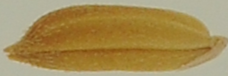
#> input picture BC-15/Negative/DSC6476_idx15.png, 228 x 76 px
$ jupyter execute --allow-errors rice_classifcation.ipynb   (older library calls are emulated)
#> lines starting #> are read from the running program, lines starting #| are printed output that depends on the picture; after the words box and inside, x2 and y2 are one past the last pixel; in counts of white or black regions, pixels touching at a corner belong together
[cell 1]
import numpy as np
import cv2
import pandas as pd
from skimage.feature import local_binary_pattern, graycomatrix, graycoprops
from math import sqrt
import os
from tqdm import tqdm
import mahotas

[cell 2]
# [10 lines left out: function lbp_feature, not called in this run]

[cell 3]
def texture_feature(image):
    gray_img = cv2.cvtColor(image, cv2.COLOR_BGR2GRAY)
    hist = cv2.calcHist([gray_img],[0],None, [256], [0,256])
    hist = hist/hist.sum()

    intensities = np.arange(256)
    mean = np.sum(intensities * hist.flatten())
    std = np.sqrt(np.sum((intensities-mean)**2 *hist.flatten()))
    uniformity = np.sum(hist.flatten()**2)
    third_moment = np.sum((intensities-mean)**3 * hist.flatten())
    return {
        "texture_mean": mean,
        "texture_std": std,
        "texture_uniformity": uniformity,
        "texture_third_moment": third_moment
    }

[cell 4]
# [11 lines left out: function color_feature, not called in this run]

[cell 5]
def zernike_feature(image, degree=7):
    """
    Compute Zernike moments of the largest object in the image.

    Parameters:
      image: input image (BGR or grayscale)
      degree: maximum degree (order) for Zernike moments computation

    Returns:
      A numpy array containing the Zernike moments.
    """
    if len(image.shape) > 2:
        image = cv2.cvtColor(image, cv2.COLOR_BGR2GRAY)

    blur = cv2.GaussianBlur(image, (3, 3), 0)
    threshold, new_img = cv2.threshold(blur, 0, 255, cv2.THRESH_BINARY_INV + cv2.THRESH_OTSU)
    contours, _ = cv2.findContours(new_img, cv2.RETR_EXTERNAL, cv2.CHAIN_APPROX_SIMPLE)
    contour = max(contours, key=cv2.contourArea)

    mask = np.zeros(new_img.shape, dtype=np.uint8)
    cv2.drawContours(mask, [contour], -1, 255, -1)  # fill the contour
    # Convert mask to binary (values 0 and 1) for mahotas
    binary_mask = (mask > 0).astype(np.uint8)


    (x_center, y_center), radius = cv2.minEnclosingCircle(contour)

    radius = int(np.ceil(radius))


    x_center = int(x_center)
    y_center = int(y_center)
    x1 = max(x_center - radius, 0)
    y1 = max(y_center - radius, 0)
    x2 = x_center + radius
    y2 = y_center + radius

    # Adjust if the region goes beyond image borders
    cropped_mask = binary_mask[y1:y2, x1:x2]

    # Ensure the cropped mask is square; if not, pad accordingly.
    h, w = cropped_mask.shape
    if h != w:
        size = max(h, w)
        square_mask = np.zeros((size, size), dtype=np.uint8)
        # Compute padding offsets
        y_offset = (size - h) // 2
        x_offset = (size - w) // 2
        square_mask[y_offset:y_offset+h, x_offset:x_offset+w] = cropped_mask
    else:
        square_mask = cropped_mask

    # Now compute the Zernike moments. The function requires the radius (in pixels) of the circle.
    # Here, we choose the radius as half the size of the square mask.
    effective_radius = square_mask.shape[0] // 2
    zernike_moments = mahotas.features.zernike_moments(square_mask, effective_radius, degree)

    return {f'zernike_{i}': zernike_moments[i] for i in range(len(zernike_moments))}

[cell 6]
# [26 lines left out: function color_structure_descriptor, not called in this run]

[cell 7]
# [11 lines left out: function hu_moments, not called in this run]

[cell 8]
# [33 lines left out: function basic_feature, not called in this run]

[cell 9]
# [19 lines left out: function compute_glcm_descriptor, not called in this run]

[cell 10]
# [51 lines left out: functions create_gabor_filter, compute_gist_descriptor, not called in this run]

[cell 11]
def extract_all_features(image):
    features = {}

    # lbp_hist = lbp_feature(image)
    # features.update(lbp_hist)

    texture_features = texture_feature(image)
    features.update(texture_features)

    # hu_moments_features = hu_moments(image)
    # features.update(hu_moments_features)

    zernike_moment_features = zernike_feature(image)
    features.update(zernike_moment_features)

    color_features = color_feature(image)
    features.update(color_features)

    shape_features = basic_feature(image)
    if shape_features is not None:
        features.update(shape_features)

    # [9 lines of commented-out code are left out]

    return features


def process_directory(base_path):
    all_data = []
    image_paths = []

    for root, dirs, files in os.walk(base_path):
        for file in files:
            if file.endswith(('.png', '.jpg', '.jpeg')):
                label = 0 if 'Negative' in root else 1
                image_paths.append((os.path.join(root, file), label))

    for image_path, label in tqdm(image_paths, desc="Processing Images"):
        image = cv2.imread(image_path)
        if image is None:
            continue

        features = extract_all_features(image)
        features["Label"] = label

        all_data.append(features)

    df = pd.DataFrame(all_data)

    return df

[cell 12]
base_path = r'/home/duyle/Rice_photos/BC-15'
#> (the rest of this cell did not finish here and is left out)

#> in process_directory, image is the input picture: shape (76, 228, 3); mean B, G, R 85.4, 140.2, 164.9
#> in texture_feature, `gray_img = cv2.cvtColor(image, cv2.COLOR_BGR2GRAY)`:
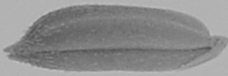
#> gray_img: shape (76, 228); min 78, max 192, mean 141.3
#> in texture_feature, `hist = cv2.calcHist([gray_img],[0],None, [256], [0,256])`: hist = 256 values, max 2177 at index 178, min 0 at index 0, mean 67.69
#> in texture_feature, `hist = hist/hist.sum()`: hist = 256 values, max 0.126 at index 178, min 0 at index 0, mean 0.00391
#> in texture_feature, `mean = np.sum(intensities * hist.flatten())`: mean = 141.3
#> in texture_feature, `std = np.sqrt(np.sum((intensities-mean)**2 *hist.flatten()))`: std = 27.97
#> in texture_feature, `uniformity = np.sum(hist.flatten()**2)`: uniformity = 0.0344
#> in texture_feature, `third_moment = np.sum((intensities-mean)**3 * hist.flatten())`: third_moment = 6367.7
#> in extract_all_features, `texture_features = texture_feature(image)`: texture_features = {'texture_mean': 141.3, 'texture_std': 27.97, 'texture_uniformity': 0.0344, 'texture_third_moment': 6367.7}
#> in zernike_feature, `threshold, new_img = cv2.threshold(blur, 0, 255, cv2.THRESH_BINARY_INV..`:
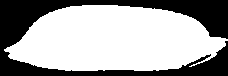
#> new_img: shape (76, 228); 64% white; 1 black region
#> in zernike_feature, `threshold, new_img = cv2.threshold(blur, 0, 255, cv2.THRESH_BINARY_INV..`: threshold = 148
#> in zernike_feature, `contours, _ = cv2.findContours(new_img, cv2.RETR_EXTERNAL, cv2.CHAIN_A..`: contours = 1 contour; box (x1, y1, x2, y2) and area: (4, 5, 228, 71) 10838
#> in zernike_feature, `contour = max(contours, key=cv2.contourArea)`: contour = contour of 222 points, box (x1, y1, x2, y2) (4, 5, 228, 71), area 10838
#> in zernike_feature, `binary_mask = (mask > 0).astype(np.uint8)`: binary_mask: shape (76, 228); values 0 (black) and 1 (white), 64% white; 1 black region, box (x1, y1, x2, y2) and area: (0, 0, 228, 76) 6231
#> in zernike_feature, `(x_center, y_center), radius = cv2.minEnclosingCircle(contour)`: x_center = 115.5; y_center = 44.5; radius = 111.6
#> in zernike_feature, `radius = int(np.ceil(radius))`: radius = 112
#> in zernike_feature, `x_center = int(x_center)`: x_center = 115
#> in zernike_feature, `y_center = int(y_center)`: y_center = 44
#> in zernike_feature, `x1 = max(x_center - radius, 0)`: x1 = 3
#> in zernike_feature, `y1 = max(y_center - radius, 0)`: y1 = 0
#> in zernike_feature, `x2 = x_center + radius`: x2 = 227
#> in zernike_feature, `y2 = y_center + radius`: y2 = 156
#> in zernike_feature, `cropped_mask = binary_mask[y1:y2, x1:x2]`:
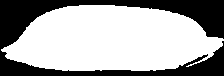
#> cropped_mask: shape (76, 224); values 0 (black) and 1 (white), 65.2% white; 1 black region, box (x1, y1, x2, y2) and area: (0, 0, 224, 76) 5929
#> in zernike_feature, `square_mask[y_offset:y_offset+h, x_offset:x_offset+w] = cropped_mask`:
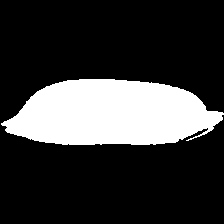
#> square_mask: shape (224, 224); values 0 (black) and 1 (white), 22.1% white; 1 white region, box (x1, y1, x2, y2) and area: (1, 79, 224, 145) 11095

[cell 13]
types = ['Huongthom','Nep87','Q5','Thien_uu','Xi23']
for type in types:
    df = process_directory(f'/home/duyle/Rice_photos/{type}')
